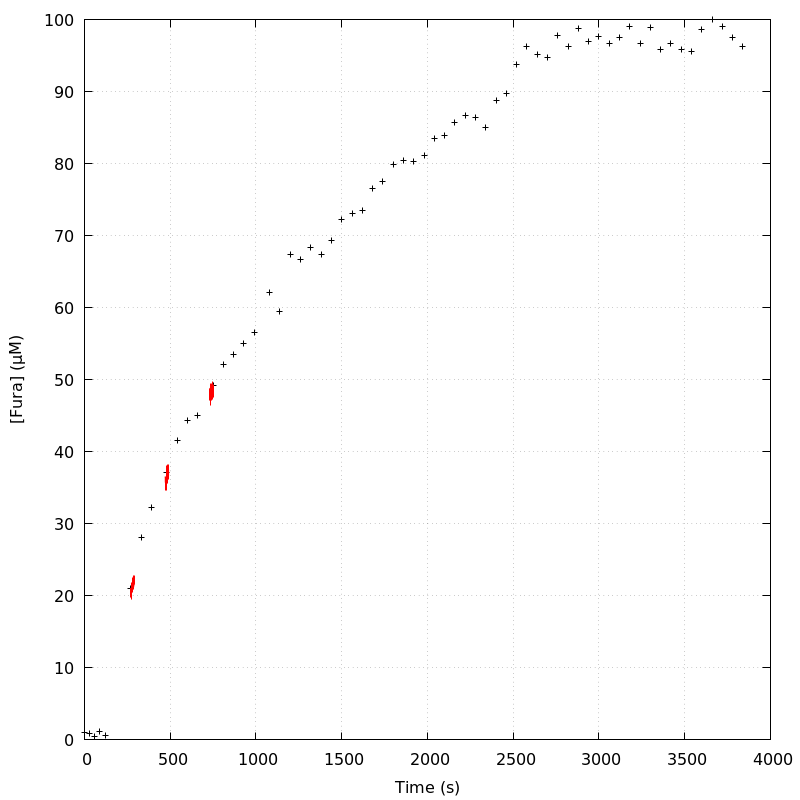

Recreate this plot in gnuplot.
unset key
set grid
set ylabel '[Fura] (µM)'
set xlabel 'Time (s)'
plot 'DA_120906_E1_aba_loading_curve' index 0 using 1:2 linecolor rgb 'black',\
'' index 1 using 1:2 with lines linecolor rgb 'red',\
'' index 2 using 1:2 with lines linecolor rgb 'red',\
'' index 3 using 1:2 with lines linecolor rgb 'red',\
